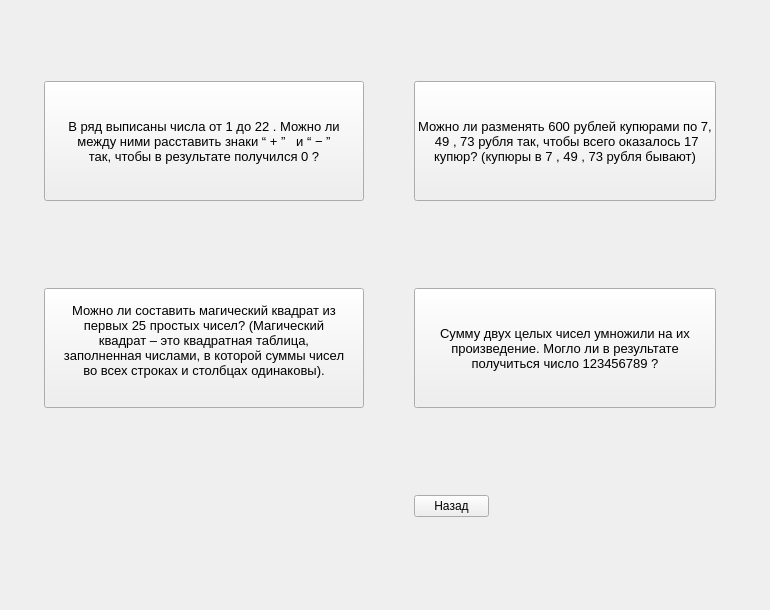
    <widget class="QWidget" name="tab_17">
     <attribute name="title">
      <string>Теория чисел</string>
     </attribute>
     <widget class="QWidget" name="gridLayoutWidget_4">
      <property name="geometry">
       <rect>
        <x>0</x>
        <y>0</y>
        <width>761</width>
        <height>601</height>
       </rect>
      </property>
      <layout class="QGridLayout" name="gridLayout_4">
       <item row="0" column="1">
        <widget class="QPushButton" name="pushButton_45">
         <property name="maximumSize">
          <size>
           <width>320</width>
           <height>120</height>
          </size>
         </property>
         <property name="font">
          <font>
           <pointsize>10</pointsize>
          </font>
         </property>
         <property name="text">
          <string>Можно ли разменять 600 рублей купюрами по 7,
 49 , 73 рубля так, чтобы всего оказалось 17 
купюр? (купюры в 7 , 49 , 73 рубля бывают)</string>
         </property>
        </widget>
       </item>
       <item row="2" column="1">
        <widget class="QPushButton" name="pushButton_46">
         <property name="maximumSize">
          <size>
           <width>75</width>
           <height>16777215</height>
          </size>
         </property>
         <property name="text">
          <string>Назад</string>
         </property>
        </widget>
       </item>
       <item row="1" column="0">
        <widget class="QPushButton" name="pushButton_47">
         <property name="maximumSize">
          <size>
           <width>320</width>
           <height>120</height>
          </size>
         </property>
         <property name="font">
          <font>
           <pointsize>10</pointsize>
          </font>
         </property>
         <property name="text">
          <string>Можно ли составить магический квадрат из 
первых 25 простых чисел? (Магический 
квадрат – это квадратная таблица, 
заполненная числами, в которой суммы чисел 
во всех строках и столбцах одинаковы).
</string>
         </property>
        </widget>
       </item>
       <item row="0" column="0">
        <widget class="QPushButton" name="pushButton_48">
         <property name="maximumSize">
          <size>
           <width>320</width>
           <height>120</height>
          </size>
         </property>
         <property name="font">
          <font>
           <pointsize>10</pointsize>
           <weight>50</weight>
           <bold>false</bold>
           <stylestrategy>PreferAntialias</stylestrategy>
          </font>
         </property>
         <property name="mouseTracking">
          <bool>false</bool>
         </property>
         <property name="contextMenuPolicy">
          <enum>Qt::ActionsContextMenu</enum>
         </property>
         <property name="text">
          <string>В ряд выписаны числа от 1 до 22 . Можно ли 
между ними расставить знаки “ + ”   и “ − ”   
так, чтобы в результате получился 0 ?</string>
         </property>
         <property name="iconSize">
          <size>
           <width>2</width>
           <height>2</height>
          </size>
         </property>
         <property name="autoRepeatDelay">
          <number>50</number>
         </property>
         <property name="autoRepeatInterval">
          <number>25</number>
         </property>
        </widget>
       </item>
       <item row="1" column="1">
        <widget class="QPushButton" name="pushButton_49">
         <property name="maximumSize">
          <size>
           <width>320</width>
           <height>120</height>
          </size>
         </property>
         <property name="font">
          <font>
           <pointsize>10</pointsize>
          </font>
         </property>
         <property name="text">
          <string>Сумму двух целых чисел умножили на их 
произведение. Могло ли в результате 
получиться число 123456789 ?</string>
         </property>
        </widget>
       </item>
      </layout>
     </widget>
    </widget>
